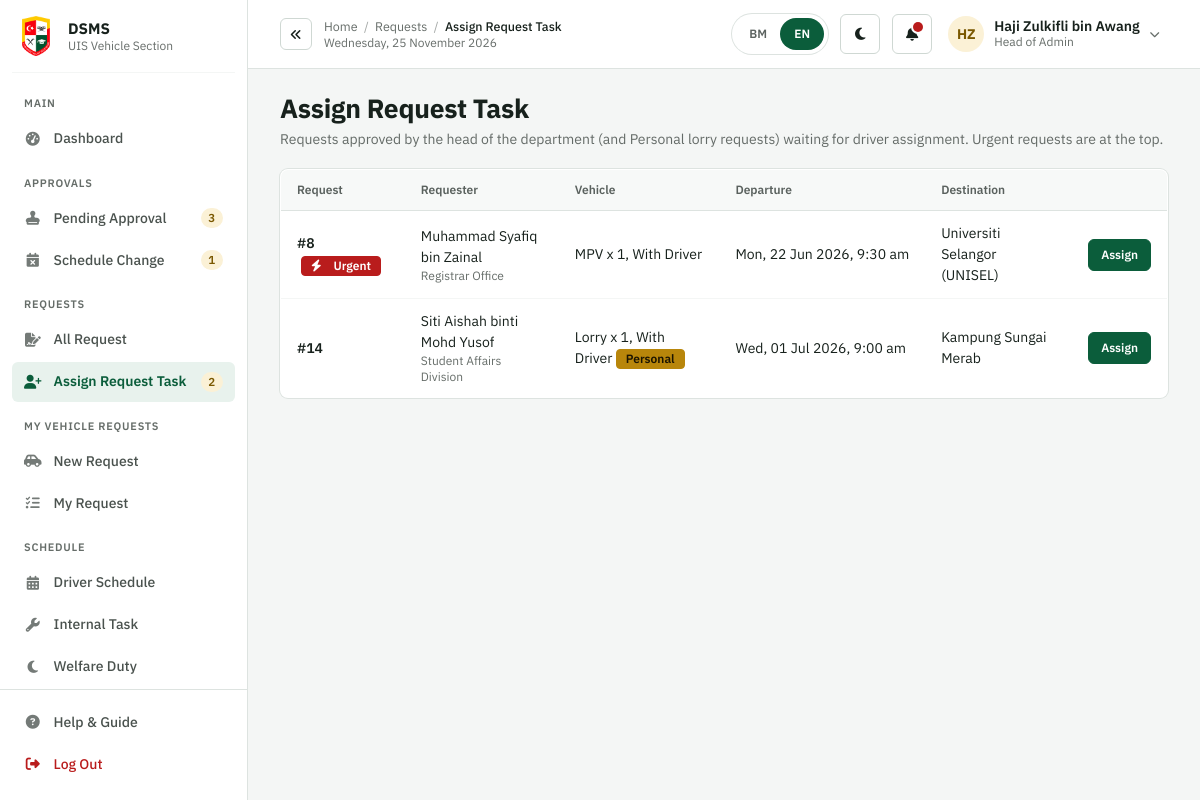
The app's page /admin/assign_driver.php (signed in) with its own data.
### tables this page shows
CREATE TABLE `request` (
  `request_id` INT NOT NULL AUTO_INCREMENT,
  `requester_id` INT NOT NULL,
  `department_id` INT NOT NULL COMMENT 'department of the requester at the time of the request',
  `vehicle_type` ENUM('Car','MPV','Van','Bus','Lorry') NOT NULL,
  `quantity` TINYINT NOT NULL DEFAULT 1,
  `driver_option` ENUM('With Driver','Pay and Claim','Self Drive') NOT NULL DEFAULT 'With Driver',
  `purpose_type` ENUM('Official','Unofficial','Personal') NOT NULL,
  `purpose` VARCHAR(255) NOT NULL,
  `destination` VARCHAR(150) NOT NULL,
  `address` VARCHAR(255) NOT NULL,
  `waiting_location` VARCHAR(150) NOT NULL,
  `depart_datetime` DATETIME NOT NULL,
  `return_datetime` DATETIME NOT NULL,
  `no_of_passengers` SMALLINT NOT NULL,
  `supporting_doc` VARCHAR(255) DEFAULT NULL COMMENT 'file path of the supporting letter; empty for Personal requests',
  `distance_km` DECIMAL(7,1) DEFAULT NULL,
  `charge` DECIMAL(8,2) DEFAULT NULL,
  `is_urgent` TINYINT NOT NULL DEFAULT 0,
  `status` ENUM('Pending','Approved by HoD','Driver Assigned','Approved','Rejected','Cancelled','Lapsed','Completed') NOT NULL DEFAULT 'Pending',
  `date_submitted` DATETIME NOT NULL DEFAULT CURRENT_TIMESTAMP,
  `reminder_sent` TINYINT NOT NULL DEFAULT 0,
  `hod_id` INT DEFAULT NULL,
  `hod_approved_date` DATETIME DEFAULT NULL,
  `hoa_id` INT DEFAULT NULL,
  `hoa_approved_date` DATETIME DEFAULT NULL,
  `reject_reason` VARCHAR(255) DEFAULT NULL,
  `rejected_date` DATETIME DEFAULT NULL,
  `cancel_reason` VARCHAR(255) DEFAULT NULL,
  `cancelled_by` INT DEFAULT NULL,
  `cancelled_date` DATETIME DEFAULT NULL,
  PRIMARY KEY (`request_id`),
  KEY `idx_request_requester` (`requester_id`),
  KEY `idx_request_department` (`department_id`,`status`),
  KEY `idx_request_status` (`status`,`date_submitted`),
  KEY `idx_request_period` (`depart_datetime`,`return_datetime`),
  CONSTRAINT `fk_request_requester` FOREIGN KEY (`requester_id`) REFERENCES `user` (`user_id`),
  CONSTRAINT `fk_request_department` FOREIGN KEY (`department_id`) REFERENCES `department` (`department_id`),
  CONSTRAINT `fk_request_hod` FOREIGN KEY (`hod_id`) REFERENCES `user` (`user_id`),
  CONSTRAINT `fk_request_hoa` FOREIGN KEY (`hoa_id`) REFERENCES `user` (`user_id`),
  CONSTRAINT `fk_request_cancelled_by` FOREIGN KEY (`cancelled_by`) REFERENCES `user` (`user_id`),
  CONSTRAINT `chk_request_quantity` CHECK (`quantity` > 0),
  CONSTRAINT `chk_request_passengers` CHECK (`no_of_passengers` > 0),
  CONSTRAINT `chk_request_return` CHECK (`return_datetime` > `depart_datetime`)
);

CREATE TABLE `user` (
  `user_id` INT NOT NULL AUTO_INCREMENT,
  `staff_id` VARCHAR(20) NOT NULL,
  `name` VARCHAR(150) NOT NULL,
  `email` VARCHAR(150) NOT NULL COMMENT 'must end with the UIS email domain',
  `phone_no` VARCHAR(20) NOT NULL,
  `address` VARCHAR(255) DEFAULT NULL,
  `password_hash` VARCHAR(255) NOT NULL COMMENT 'bcrypt',
  `department_id` INT NOT NULL,
  `role` ENUM('Staff','Head of Department','Administrative Assistant','Head of Admin','Driver') NOT NULL DEFAULT 'Staff',
  `pending_role` ENUM('Head of Department') DEFAULT NULL COMMENT 'Head of Department role waiting for confirmation',
  `failed_attempts` TINYINT NOT NULL DEFAULT 0,
  `locked_until` DATETIME DEFAULT NULL,
  `status` ENUM('Active','Inactive') NOT NULL DEFAULT 'Active',
  `created_at` DATETIME NOT NULL DEFAULT CURRENT_TIMESTAMP,
  PRIMARY KEY (`user_id`),
  UNIQUE KEY `uq_user_staff_id` (`staff_id`),
  UNIQUE KEY `uq_user_email` (`email`),
  KEY `idx_user_department` (`department_id`,`role`,`status`),
  CONSTRAINT `fk_user_department` FOREIGN KEY (`department_id`) REFERENCES `department` (`department_id`)
);

CREATE TABLE `department` (
  `department_id` INT NOT NULL AUTO_INCREMENT,
  `department_name` VARCHAR(150) NOT NULL,
  `parent_department_id` INT DEFAULT NULL COMMENT 'the department this department reports to; empty for top management',
  `status` ENUM('Active','Inactive') NOT NULL DEFAULT 'Active',
  PRIMARY KEY (`department_id`),
  UNIQUE KEY `uq_department_name` (`department_name`),
  KEY `idx_department_parent` (`parent_department_id`),
  CONSTRAINT `fk_department_parent` FOREIGN KEY (`parent_department_id`) REFERENCES `department` (`department_id`)
);

### includes/helpers.php (called while the page is built, shortened)
<?php
function fmtDT(?string $dt): string
{
    return $dt ? date('D, d M Y, g:i a', strtotime($dt)) : '-';
}
function h($s): string
{
    return htmlspecialchars((string)($s ?? ''), ENT_QUOTES, 'UTF-8');
}

### app/data/Request.php (called while the page is built, shortened)
<?php
class Request
{
    public static function search(string $scope, array $params, array $filter = []): array
    {
        $w = [$scope]; $p = $params;
        if (!empty($filter['status'])) { $w[] = 'r.status = ?'; $p[] = $filter['status']; }
        $where = ' WHERE ' . implode(' AND ', $w);
        $total = (int)Database::value('SELECT COUNT(*) FROM request r JOIN `user` u ON u.user_id = r.requester_id' . $where, $p);
        $order = $filter['order'] ?? 'r.date_submitted DESC, r.request_id DESC';
        $limit = isset($filter['limit']) ? ' LIMIT ' . (int)$filter['limit'] . ' OFFSET ' . (int)($filter['offset'] ?? 0) : '';
        return ['rows' => Database::query(self::SELECT . $where . " ORDER BY $order$limit", $p), 'total' => $total];
    }
    public static function findUnapprovedDeparted(): array
    {
        return Database::query(self::SELECT . " WHERE r.status IN ('Pending', 'Approved by HoD', 'Driver Assigned') AND r.depart_datetime <= NOW()");
    }
}

### app/data/Database.php (called while the page is built, shortened)
<?php
class Database
{
    private static ?PDO $connection = null;
    public static function getConnection(): PDO
    {
        if (self::$connection === null) {
            $dsn = 'mysql:host=' . DB_HOST . ';dbname=' . DB_NAME . ';charset=utf8mb4';
            self::$connection = new PDO($dsn, DB_USER, DB_PASS, [
                PDO::ATTR_ERRMODE            => PDO::ERRMODE_EXCEPTION,
                PDO::ATTR_DEFAULT_FETCH_MODE => PDO::FETCH_ASSOC,
                PDO::ATTR_EMULATE_PREPARES   => false,
            ]);
            self::$connection->exec("SET time_zone = '+08:00'");
        }
        return self::$connection;
    }
    public static function query(string $sql, array $params = []): array
    {
        $stmt = self::getConnection()->prepare($sql);
        $stmt->execute(array_values($params));
        return $stmt->fetchAll();
    }
    public static function value(string $sql, array $params = [])
    {
        $stmt = self::getConnection()->prepare($sql);
        $stmt->execute(array_values($params));
        $v = $stmt->fetchColumn();
        return $v === false ? null : $v;
    }
    public static function execute(string $sql, array $params = []): int
    {
        $stmt = self::getConnection()->prepare($sql);
        $stmt->execute(array_values($params));
        return $stmt->rowCount();
    }
}

### app/domain/AssignmentController.php (called while the page is built, shortened)
<?php
class AssignmentController
{
    private RequestController $requests;
    public function __construct()
    {
        $this->requests = new RequestController();
    }
    public function listWaiting(string $source): array
    {
        if ($source === 'Request') {
            $rows = Request::search("((r.status = 'Approved by HoD' AND r.driver_option = 'With Driver') OR (r.status = 'Pending' AND r.purpose_type = 'Personal'))", [],
                ['order' => 'r.is_urgent DESC, r.depart_datetime'])['rows'];
            return array_values(array_filter($rows, fn($r) => $this->requests->isWaitingForAssignment($r)));
        }
        if ($source === 'Replacement') { return Task::findNeedingReplacement(); }
        return Task::findWaiting($source === 'Welfare Duty' ? Task::WELFARE : Task::INTERNAL);
    }
}

### app/domain/ScheduledJob.php (called while the page is built, shortened)
<?php
class ScheduledJob
{
    private int $lapseHours;
    private NotificationService $notifier;
    public function __construct()
    {
        $this->lapseHours = (int)setting('LAPSE_HOURS');
        $this->notifier = new NotificationService();
    }
    public function run(): array
    {
        return ['reminders' => $this->sendReminders(), 'lapsed' => $this->lapseRequests(), 'completed' => $this->completeRequests(),
                'emails' => $this->notifier->retryFailedEmails()];
    }
    public function sendReminders(): int
    {
        $n = 0;
        return $n;
    }
    public function lapseRequests(): int
    {
        $n = 0;
        $list = [];
        foreach (Request::findPendingOlderThan($this->lapseHours) as $r) { $list[(int)$r['request_id']] = [$r, 'Not approved within two days']; }
        foreach (Request::findUnapprovedDeparted() as $r) { $list[(int)$r['request_id']] ??= [$r, 'Not approved before the departure time']; }
        foreach ($list as $id => [$r, $why]) {
            $this->notifier->notify([(int)$r['requester_id']], "Your vehicle request #$id has lapsed: " . lcfirst($why) . '. The vehicle reservation was released.', 'staff/request.php?id=' . $id);
            $n++;
        }
        return $n;
    }
    public function completeRequests(): int
    {
        $n = 0;
        foreach (Request::findApprovedReturned() as $r) {
            if ($r['driver_option'] === Request::WITH_DRIVER) { continue; }
            $n++;
        }
        return $n;
    }
    public static function runThrottled(): void
    {
        try { (new self())->run(); } catch (Throwable $e) { appLog('error', 'jobs: ' . $e->getMessage()); }
    }
}

### config/database.php (called while the page is built, shortened)
<?php
require_once __DIR__ . '/../includes/helpers.php';
require_once __DIR__ . '/../includes/i18n.php';
if (!empty($_SESSION['user_id']) && !defined('SKIP_REQUEST_JOBS')) {
    ScheduledJob::runThrottled();
}

### admin/assign_driver.php (the view, shortened to what this page needs)
<?php
require_once '../config/database.php';
require_once '../includes/ui.php';
$ac = new AssignmentController();
$id = (int)($_GET['id'] ?? $_POST['id'] ?? 0);
if (!$id) {
    $rows = $ac->listWaiting('Request');
    adminPageStart('Assign Request Task');
    pageHeader('Assign Request Task', 'user-plus', 'Requests approved by the head of the department (and Personal lorry requests) waiting for driver assignment. Urgent requests are at the top.');
    echo '<div class="card border border-base-300 bg-base-100"><div class="overflow-x-auto"><table class="table"><thead><tr><th>Request</th><th>Requester</th><th>Vehicle</th><th>Departure</th><th>Destination</th><th></th></tr></thead><tbody>';
    foreach ($rows as $r) {
        echo '<tr><td class="font-semibold">#' . (int)$r['request_id'] . urgentBadge($r) . '</td>'
           . '<td>' . h($r['requester_name']) . '<div class="text-xs text-base-content/60">' . h($r['department_name']) . '</div></td>'
           . '<td>' . h($r['vehicle_type'] . ' x ' . $r['quantity'] . ', ' . $r['driver_option']) . ($r['purpose_type'] === Request::PERSONAL ? ' <span class="badge badge-sm badge-secondary">Personal</span>' : '') . '</td>'
           . '<td class="whitespace-nowrap">' . h(fmtDT($r['depart_datetime'])) . '</td><td>' . h($r['destination']) . '</td>'
           . '<td class="text-end"><a class="btn btn-sm btn-primary" href="?id=' . (int)$r['request_id'] . '">' . ($r['driver_option'] === Request::SELF_DRIVE ? 'Confirm charge' : 'Assign') . '</a></td></tr>';
    }
    echo '</tbody></table></div></div>';
    exit();
}
?>

### includes/ui.php (shortened to what this page needs)
<?php
require_once __DIR__ . '/admin_page.php';
function pageHeader(string $title, string $icon, string $sub = '', string $actions = ''): void
{
    echo '<div class="mb-5 flex flex-wrap items-end justify-between gap-3"><div><h1 class="text-2xl font-extrabold tracking-tight"><i class="fas fa-' . h($icon) . ' me-2 text-[0.8em] text-primary" aria-hidden="true"></i>'
       . h($title) . '</h1>' . ($sub !== '' ? '<p class="mt-1 text-sm text-base-content/65">' . h($sub) . '</p>' : '') . '</div>'
       . ($actions !== '' ? '<div class="flex flex-wrap gap-2">' . $actions . '</div>' : '') . '</div>';
}
function urgentBadge(array $r): string
{
    return !empty($r['is_urgent']) ? '<span class="badge badge-error badge-sm ms-1"><i class="fas fa-bolt me-1" aria-hidden="true"></i>Urgent</span>' : '';
}

### records on screen
request: request_id "8", is_urgent 1 (drawn), requester.name "Muhammad Syafiq bin Zainal", department.department_name "Registrar Office", vehicle_type+quantity+driver_option "MPV x 1, With Driver", depart_datetime "Mon, 22 Jun 2026, 9:30 am", destination "Universiti Selangor (UNISEL)", shows "Assign"
request: request_id "14", requester.name "Siti Aishah binti Mohd Yusof", department.department_name "Student Affairs Division", vehicle_type+quantity+driver_option "Lorry x 1, With Driver", depart_datetime "Wed, 01 Jul 2026, 9:00 am", destination "Kampung Sungai Merab", shows "Assign"

### other values on screen
$_section "MAIN"
$_label "Dashboard"
$_section "APPROVALS"
$_label "Pending Approval"
$_badge[$_bk] "3"
$_label "Schedule Change"
$_badge[$_bk] "1"
$_section "REQUESTS"
$_label "All Request"
$_label "Assign Request Task"
$_badge[$_bk] "2"
$_section "MY VEHICLE REQUESTS"
$_label "New Request"
$_label "My Request"
$_section "SCHEDULE"
